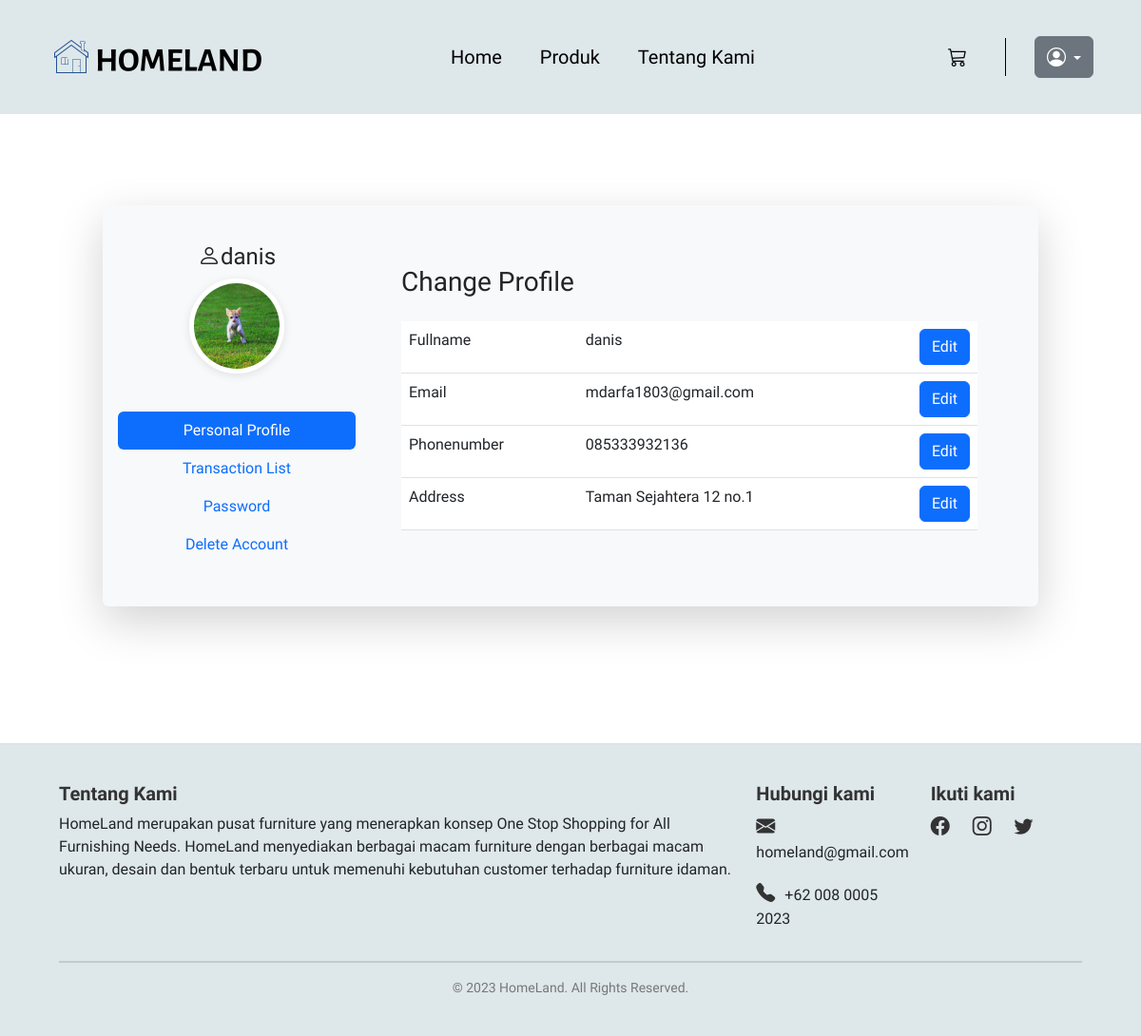
The page /akunsaya.php (signed in) on the database its author committed.
### tables this page shows
CREATE TABLE `tb_user` (
  `id` int(11) NOT NULL,
  `fullname` varchar(100) NOT NULL,
  `email` varchar(100) NOT NULL,
  `phonenumber` varchar(20) NOT NULL,
  `address` varchar(100) NOT NULL,
  `password` varchar(200) NOT NULL
);

### akunsaya.php (the view, shortened to what this page needs)
<?php
require 'koneksi/connection.php';
$user_id = $_SESSION['id'];
include 'header.php';
?>
<section class="p-5 m-5">
  <div class="container">
    <div class="shadow-lg p-3 mb-5 bg-body-tertiary rounded d-block d-sm-flex">
      <?php
      $showUserData = mysqli_query($conn, "SELECT * FROM tb_user WHERE id='$user_id'");
      foreach ($showUserData as $data) :
      ?>
        <div class="profile-tab-nav border-right">
          <div class="p-4">
            <h4 class="text-center"><i class="bi bi-person"></i><?= $data["fullname"]; ?></h4>
            <div class="img-circle text-center mb-3">
              <img src="assets/38081873_2318805751470103_1268323427559669760_n.jpg" alt="Image" class="shadow" />
            </div>
          </div>
          <div class="nav flex-column nav-pills" id="v-pills-tab" role="tablist" aria-orientation="vertical">
            <button class="nav-link active" id="v-pills-profile-tab" data-bs-toggle="pill" data-bs-target="#v-pills-profile" type="button" role="tab" aria-controls="v-pills-profile" aria-selected="true">Personal Profile</button>
            <button class="nav-link" id="v-pills-transaksi-tab" data-bs-toggle="pill" data-bs-target="#v-pills-transaksi" type="button" role="tab" aria-controls="v-pills-transaksi" aria-selected="false">Transaction List</button>
            <button class="nav-link" id="v-pills-password-tab" data-bs-toggle="pill" data-bs-target="#v-pills-password" type="button" role="tab" aria-controls="v-pills-password" aria-selected="false">Password</button>
            <button class="nav-link" id="v-pills-deleteaccount-tab" data-bs-toggle="pill" data-bs-target="#v-pills-deleteaccount" type="button" role="tab" aria-controls="v-pills-deleteaccount" aria-selected="false">Delete Account</button>
          </div>
        </div>
        <div class="tab-content p-4 p-md-5" id="v-pills-tabContent">
          <div class="tab-pane fade show active" id="v-pills-profile" role="tabpanel" aria-labelledby="v-pills-profile-tab">
            <h3 class="mb-4">Change Profile</h3>
            <table class="table">
              <tbody>
                <tr>
                  <th scope="row">Fullname</th>
                  <td><?= $data["fullname"]; ?></td>
                  <td>
                    <button type="button" class="btn btn-primary" data-bs-toggle="modal" data-bs-target="#fullnameModal">
                      Edit
                    </button>
                  </td>
                </tr>
                <tr>
                  <th scope="row">Email</th>
                  <td><?= $data["email"]; ?></td>
                  <td>
                    <button type="button" class="btn btn-primary" data-bs-toggle="modal" data-bs-target="#emailModal">
                      Edit
                    </button>
                  </td>
                </tr>
                <tr>
                  <th scope="row">Phonenumber</th>
                  <td><?= $data["phonenumber"]; ?></td>
                  <td>
                    <button type="button" class="btn btn-primary" data-bs-toggle="modal" data-bs-target="#phonenumberModal">
                      Edit
                    </button>
                  </td>
                </tr>
                <tr>
                  <th scope="row">Address</th>
                  <td><?= $data["address"]; ?></td>
                  <td>
                    <button type="button" class="btn btn-primary" data-bs-toggle="modal" data-bs-target="#addressModal">
                      Edit
                    </button>
                  </td>
                </tr>
              </tbody>
            </table>
          </div>
        </div>
      <?php endforeach; ?>
    </div>
  </div>
</section>
<?php
include 'footer.php';
?>

### css/style.css (style rules this page uses)
* { margin: 0; padding: 0; box-sizing: border-box; font-family: "Inconsolata", monospace; }
body { overflow-x: hidden; }
.shadow { box-shadow: 0 2px 10px rgba(0, 0, 0, 0.1) !important; }
.profile-tab-nav { min-width: 250px; }
.tab-content { flex: 1; }
.img-circle img { height: 100px; width: 100px; border-radius: 100%; border: 5px solid #fff; }
table { width: 100%; border-collapse: collapse; }
th { text-align: left; padding: 5px; color: black; background: #dee7ea; font-weight: normal; }
td { padding: 10px 5px; }
td:last-child { text-align: right; }

### rows shown on the page
tb_user: fullname "danis", email "mdarfa1803@gmail.com", phonenumber "085333932136", address "Taman Sejahtera 12 no.1"
